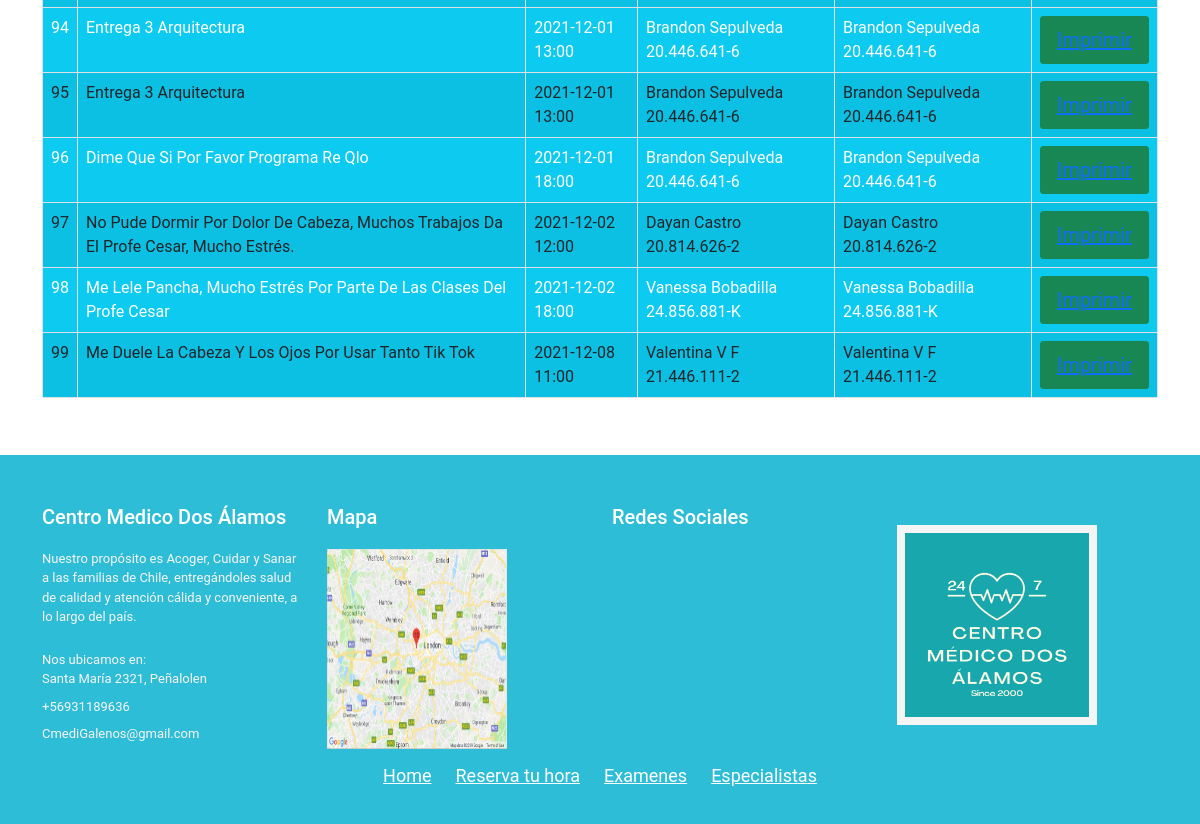
Page /agenda/ (lower part) on the earlier database version.
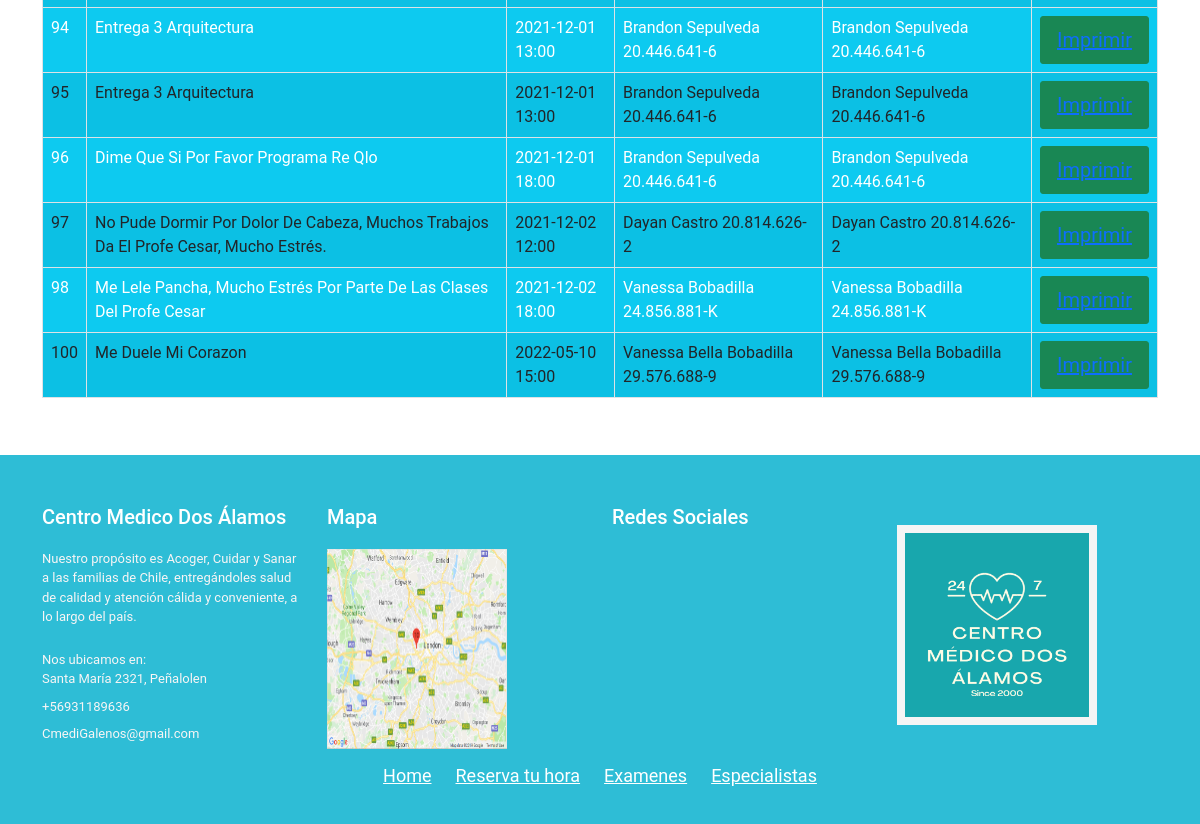
Same page on the later database version.
### core/models.py (models this page shows, shortened)
class horaMedica(models.Model):
    consulta = models.TextField( max_length=400)
    fkHora = models.ForeignKey(hora, on_delete=models.CASCADE)
    fecha = models.DateField(auto_now_add=False,auto_now=False,null=True,blank=True);
    fkPaciente = models.ForeignKey(paciente, on_delete=models.CASCADE)
    fkTipoPago = models.ForeignKey(tipoPago, on_delete=models.CASCADE)
    fkPago = models.ForeignKey(pago, on_delete=models.CASCADE)
    fkMedico = models.ForeignKey(doctor, on_delete=models.CASCADE)

class hora(models.Model):
    hora = models.CharField(max_length=50)
    def __str__(self):
        return self.hora

class paciente(models.Model):
    nomPac = models.CharField( max_length=50)
    aPatPac = models.CharField( max_length=50)
    rutPac = models.CharField( max_length=50)
    emailPac = models.CharField( max_length=50)
    bornDatePAc = models.DateTimeField(auto_now_add=False,auto_now=False,null=True,blank=True);
    fkGender = models.ForeignKey(gender, on_delete=models.CASCADE, blank=True)
    fkComuna = models.ForeignKey(comuna, on_delete=models.CASCADE)
    adressPac = models.CharField(max_length=70)
    def __str__(self):
        cadena=str(self.nomPac)+" "+ str(self.aPatPac) + " " + str(self.rutPac)
        return cadena

### core/views.py (the view)
# urls.py: path("agenda/", views.agenda, name="agenda"),
def agenda(request): #INF
    citas = horaMedica.objects.all()
    data = {
        'info' : citas,
    }
    return render(request, 'web/agenda.html', data)

### core/templates/web/agenda.html (shortened to what this page needs)
{% extends 'web/base.html' %}
{% load static %}
{% block contenido %}
    {% block css %}
        <link rel="stylesheet" href="{% static 'app/css/index.css' %}">
        <link rel="stylesheet" href="{% static 'app/css/register.css' %}">
    {% endblock css %}
    <div class="container-xl">
        <div class="table-responsive">
            <div class="table-wrapper">
                <table class="table table-striped table-hover table-bordered bg-info">
                    <tbody>
                        {% for p in info %}
                            <tr>
                                <td>{{p.id | title}}</td>
                                <td>{{p.consulta | title}}</td>
                                <td>{{p.fecha | title }} {{p.fkHora | title}}</td>
                                <td>{{p.fkPaciente | title}}</td>
                                <td>{{p.fkPaciente | title}}</td>
                                <td>
                                    <div class="form-group text-lg-center">
                                     <button type="submit" class="btn btn-success btn-lg btn-block"><a href="{% url 'geninfoHM' p.fkMedico.id%}">Imprimir</a></button>
                                    </div>
                                </td>
                            </tr>
                        {% endfor %}
                    </tbody>
                </table>
                <hr>
                <br>
            </div>
        </div>
    </div>
{% endblock contenido %}

Differences in the rows shown:
removed horaMedica: id "99", consulta "Me Duele La Cabeza Y Los Ojos Por Usar Tanto Tik Tok", fecha "2021-12-08", fkHora "11:00", fkPaciente "Valentina V F 21.446.111-2"
added horaMedica: id "100", consulta "Me Duele Mi Corazon", fecha "2022-05-10", fkHora "15:00", fkPaciente "Vanessa Bella Bobadilla 29.576.688-9"
